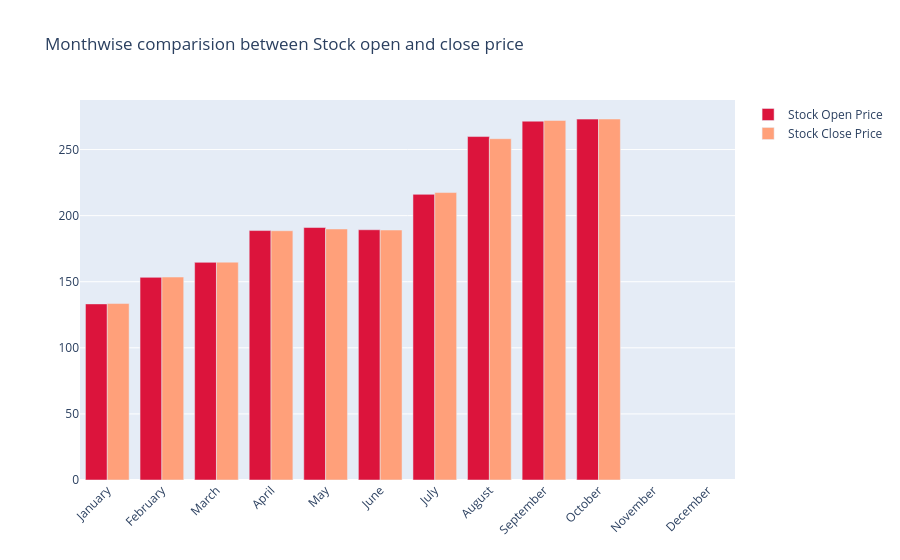

Source (notebook cell):
### Code cell
fig = go.Figure()

fig.add_trace(go.Bar(
    x=monthvise.index,
    y=monthvise['open'],
    name='Stock Open Price',
    marker_color='crimson'
))
fig.add_trace(go.Bar(
    x=monthvise.index,
    y=monthvise['close'],
    name='Stock Close Price',
    marker_color='lightsalmon'
))

fig.update_layout(barmode='group', xaxis_tickangle=-45,
                  title='Monthwise comparision between Stock open and close price')
fig.show()

### Figure 1 — Plotly figure (JSON) as saved in the notebook; plotly's stock layout.template omitted (floating-point values rounded to 4 significant figures)
{"data": [{"marker": {"color": "crimson"}, "name": "Stock Open Price", "x": ["January", "February", "March", "April", "May", "June", "July", "August", "September", "October", "November", "December"], "y": [133.2, 153.3, 164.7, 188.7, 191.0, 189.3, 216.1, 259.8, 271.5, 273.0, null, null], "type": "bar"}, {"marker": {"color": "lightsalmon"}, "name": "Stock Close Price", "x": ["January", "February", "March", "April", "May", "June", "July", "August", "September", "October", "November", "December"], "y": [133.5, 153.5, 164.8, 188.6, 189.9, 189.1, 217.5, 258.2, 272.0, 273.1, null, null], "type": "bar"}], "layout": {"xaxis": {"tickangle": -45}, "barmode": "group", "title": {"text": "Monthwise comparision between Stock open and close price"}}}
